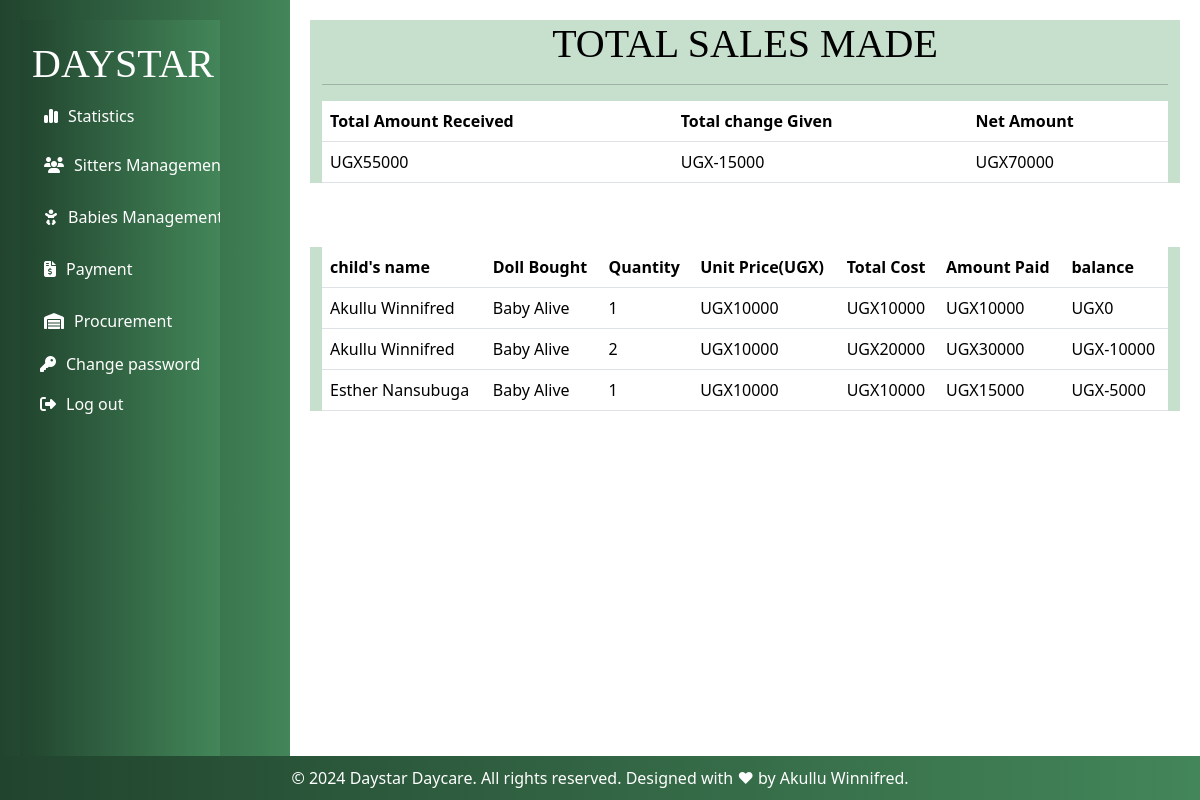
Page /all_sales/ (signed in) on the committed database.
### myapp/models.py (models this page shows)
class Salesrecord(models.Model):
    doll=models.ForeignKey(Doll,  on_delete=models.CASCADE,null=False, blank=False)
    baby_name=models.ForeignKey(RegisterBaby, on_delete=models.CASCADE)
    paid_by=models.CharField(max_length=200,null=True,blank=True,validators=[validate_letters])
    quantity_sold=models.IntegerField(default=0)
    amount_received=models.IntegerField(default=0)
    sale_date=models.DateField(default=timezone.now)
    unit_price=models.IntegerField(default=0)
    def get_total(self):
        total= self.quantity_sold * self.unit_price
        return int( total)
    def get_change(self):
        change= self.get_total() - self.amount_received
        return int(change)#sales is linked to products

class RegisterBaby(models.Model):
    GENDER_CHOICES = (
         ('male', 'Male'),
        ('female', 'Female'),
     )
    name = models.CharField(max_length=200,validators=[validate_letters])
    Baby_Number = models.CharField(max_length=200,unique=True,blank=False, null=True)
    gender = models.CharField(max_length=10,choices=GENDER_CHOICES)
    age = models.IntegerField(default=0)
    Period_of_stay = models.ForeignKey(Categorystay, on_delete=models.CASCADE)
    location = models.CharField(max_length=100)
    Parents_Name = models.CharField(max_length=200,validators=[validate_letters])
    Period_of_stay = models.ForeignKey(Categorystay, on_delete=models.CASCADE)
    Brought_by = models.CharField(max_length=200,validators=[validate_letters])
    Fee_in_UGX = models.IntegerField()
    Assigned_to = models.ForeignKey(BabySitterattendance, on_delete=models.CASCADE)
    Time_In = models.DateTimeField()
    def __str__(self):
        return self.name

class Doll(models.Model):
    c_doll=models.ForeignKey(Category_doll, on_delete=models.CASCADE,null=True, blank=True)
    name_of_the_doll =models.CharField(max_length=200,null=True, blank=True)
    quantity=models.IntegerField(default=0)
    color=models.CharField(max_length=200, null=True,blank=True,validators=[validate_letters])
    size=models.CharField(max_length=200,null=True,blank=True)
    issued_quantity=models.IntegerField(default=0,blank=True,null=True)
    received_quantity=models.IntegerField(default=0,null=True,blank=True)
    Unit_price=models.IntegerField(default=0,null=True, blank=True)
    date=models.DateField(default=timezone.now)
    def __str__(self):
        return self.name_of_the_doll

### myapp/views.py (the view)
# urls.py: path('all_sales/',views.all_sales,name='all_sales'),
@login_required
def all_sales(request):
    sales=Salesrecord.objects.all()
    total=sum([items.amount_received for items in sales])
    change=sum([items.get_change() for items in sales])
    net=total-change
    return render(request,'dolls/all_sales.html',{'sales':sales,'total':total,'change':change,'net':net})

### myapp/templates/dolls/all_sales.html
{% extends 'base.html'%}
{% block content%}
<div class="container" style=" background-color: rgba(153, 198, 165, 0.55);">
  <h1 class="text-center" style="color: black; font-family: Georgia, 'Times New Roman', Times, serif;">TOTAL SALES MADE
  </h1>
  <hr>
  <table class="table">
    <thead class="thead-dark">
      <tr>
        <th scope="col">Total Amount Received</th>
        <th scope="col">Total change Given</th>
        <th scope="col">Net Amount</th>
      </tr>
    </thead>
    <tbody>
      <tr>
        <td>UGX{{total}}</td>
        <td>UGX{{change}}</td>
        <td>UGX{{net}}</td>
      </tr>
    </tbody>
  </table>
</div>
<br><br>
<div class="container" style=" background-color: rgba(153, 198, 165, 0.55);">
  <table class="table">
    <thead class="thead-dark">
      <tr>
        <th scope="col">child's name</th>
        <th scope="col">Doll Bought</th>
        <th scope="col">Quantity</th>
        <th scope="col">Unit Price(UGX)</th>
        <th scope="col">Total Cost</th>
        <th scope="col">Amount Paid</th>
        <th scope="col">balance</th>
      </tr>
    </thead>
    {% for sale in sales %}
    <tbody>
      <tr>
        <td>{{sale.baby_name | title}}</td>
        <td>{{sale.doll | title}}</td>
        <td>{{sale.quantity_sold}}</td>
        <td>UGX{{sale.unit_price}}</td>
        <td>UGX{{sale.get_total}}</td>
        <td>UGX{{sale.amount_received}}</td>
        <td>UGX{{sale.get_change}}</td>
      </tr>
    </tbody>
    {% endfor %}
  </table>
</div>
{% endblock%}

### myapp/static/css/base.css (style rules this page uses)
body { min-height: 100vh; }

### rows in the picture
Salesrecord: baby_name "Akullu Winnifred", doll "Baby Alive", quantity_sold "1", unit_price "10000", get_total "10000", amount_received "10000", get_change "0"
Salesrecord: baby_name "Akullu Winnifred", doll "Baby Alive", quantity_sold "2", unit_price "10000", get_total "20000", amount_received "30000", get_change "-10000"
Salesrecord: baby_name "Esther Nansubuga", doll "Baby Alive", quantity_sold "1", unit_price "10000", get_total "10000", amount_received "15000", get_change "-5000"

### other values in the picture
{{ total }} "55000"
{{ change }} "-15000"
{{ net }} "70000"
